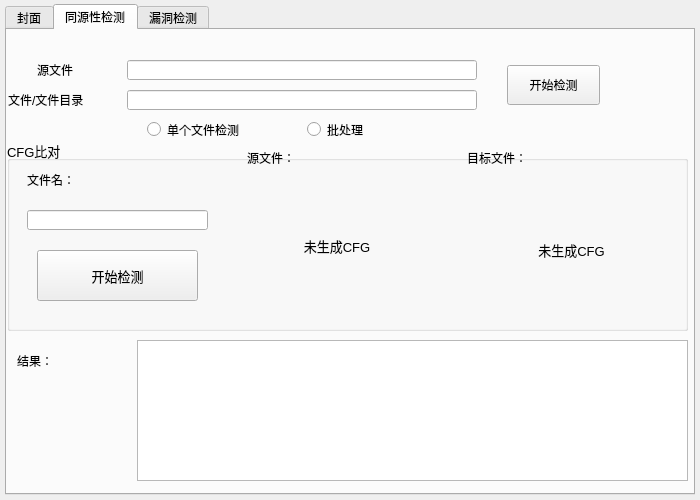
<?xml version="1.0" encoding="UTF-8"?>
<ui version="4.0">
 <class>Form</class>
 <widget class="QWidget" name="Form">
  <property name="geometry">
   <rect>
    <x>0</x>
    <y>0</y>
    <width>700</width>
    <height>500</height>
   </rect>
  </property>
  <property name="windowTitle">
   <string>Form</string>
  </property>
  <widget class="QTabWidget" name="tabWidget">
   <property name="geometry">
    <rect>
     <x>5</x>
     <y>4</y>
     <width>690</width>
     <height>491</height>
    </rect>
   </property>
   <property name="currentIndex">
    <number>1</number>
   </property>
   <widget class="QWidget" name="tab_3">
    <attribute name="title">
     <string>封面</string>
    </attribute>
    <widget class="QLabel" name="label">
     <property name="geometry">
      <rect>
       <x>185</x>
       <y>90</y>
       <width>330</width>
       <height>50</height>
      </rect>
     </property>
     <property name="font">
      <font>
       <family>Microsoft YaHei</family>
       <pointsize>20</pointsize>
       <weight>50</weight>
       <bold>false</bold>
      </font>
     </property>
     <property name="text">
      <string>软 件 安 全 课 程 设 计</string>
     </property>
    </widget>
    <widget class="QLabel" name="label_2">
     <property name="geometry">
      <rect>
       <x>275</x>
       <y>180</y>
       <width>150</width>
       <height>30</height>
      </rect>
     </property>
     <property name="font">
      <font>
       <family>Microsoft YaHei</family>
       <pointsize>12</pointsize>
      </font>
     </property>
     <property name="text">
      <string>IS1701 吴与伦</string>
     </property>
    </widget>
    <widget class="QGroupBox" name="groupBox">
     <property name="geometry">
      <rect>
       <x>110</x>
       <y>270</y>
       <width>480</width>
       <height>130</height>
      </rect>
     </property>
     <property name="font">
      <font>
       <pointsize>10</pointsize>
      </font>
     </property>
     <property name="title">
      <string>功能</string>
     </property>
     <widget class="QPushButton" name="SimiIntro">
      <property name="geometry">
       <rect>
        <x>40</x>
        <y>40</y>
        <width>141</width>
        <height>51</height>
       </rect>
      </property>
      <property name="text">
       <string>同源性检测</string>
      </property>
     </widget>
     <widget class="QPushButton" name="DetectIntro">
      <property name="geometry">
       <rect>
        <x>290</x>
        <y>40</y>
        <width>131</width>
        <height>51</height>
       </rect>
      </property>
      <property name="text">
       <string>漏洞检测</string>
      </property>
     </widget>
    </widget>
   </widget>
   <widget class="QWidget" name="tab_2">
    <attribute name="title">
     <string>同源性检测</string>
    </attribute>
    <widget class="QLabel" name="label_5">
     <property name="geometry">
      <rect>
       <x>30</x>
       <y>30</y>
       <width>72</width>
       <height>20</height>
      </rect>
     </property>
     <property name="text">
      <string>源文件</string>
     </property>
    </widget>
    <widget class="QLabel" name="label_6">
     <property name="geometry">
      <rect>
       <x>1</x>
       <y>60</y>
       <width>101</width>
       <height>20</height>
      </rect>
     </property>
     <property name="text">
      <string>文件/文件目录</string>
     </property>
    </widget>
    <widget class="QLineEdit" name="sourceFile">
     <property name="geometry">
      <rect>
       <x>120</x>
       <y>30</y>
       <width>350</width>
       <height>20</height>
      </rect>
     </property>
    </widget>
    <widget class="QLineEdit" name="DestinationFile">
     <property name="geometry">
      <rect>
       <x>120</x>
       <y>60</y>
       <width>350</width>
       <height>20</height>
      </rect>
     </property>
    </widget>
    <widget class="QPushButton" name="copyRateButton">
     <property name="geometry">
      <rect>
       <x>500</x>
       <y>35</y>
       <width>93</width>
       <height>40</height>
      </rect>
     </property>
     <property name="text">
      <string>开始检测</string>
     </property>
    </widget>
    <widget class="QGroupBox" name="groupBox_2">
     <property name="geometry">
      <rect>
       <x>0</x>
       <y>110</y>
       <width>681</width>
       <height>191</height>
      </rect>
     </property>
     <property name="font">
      <font>
       <pointsize>10</pointsize>
      </font>
     </property>
     <property name="title">
      <string>CFG比对</string>
     </property>
     <widget class="QLabel" name="DES_CFG">
      <property name="geometry">
       <rect>
        <x>469</x>
        <y>29</y>
        <width>191</width>
        <height>161</height>
       </rect>
      </property>
      <property name="text">
       <string>未生成CFG</string>
      </property>
      <property name="alignment">
       <set>Qt::AlignCenter</set>
      </property>
     </widget>
     <widget class="QLabel" name="CFG_SORC">
      <property name="geometry">
       <rect>
        <x>240</x>
        <y>30</y>
        <width>180</width>
        <height>151</height>
       </rect>
      </property>
      <property name="font">
       <font>
        <pointsize>10</pointsize>
       </font>
      </property>
      <property name="text">
       <string>未生成CFG</string>
      </property>
      <property name="alignment">
       <set>Qt::AlignCenter</set>
      </property>
     </widget>
     <widget class="QLabel" name="label_22">
      <property name="geometry">
       <rect>
        <x>240</x>
        <y>10</y>
        <width>72</width>
        <height>15</height>
       </rect>
      </property>
      <property name="font">
       <font>
        <pointsize>9</pointsize>
       </font>
      </property>
      <property name="text">
       <string>源文件：</string>
      </property>
     </widget>
     <widget class="QLabel" name="label_23">
      <property name="geometry">
       <rect>
        <x>460</x>
        <y>10</y>
        <width>72</width>
        <height>15</height>
       </rect>
      </property>
      <property name="font">
       <font>
        <pointsize>9</pointsize>
       </font>
      </property>
      <property name="text">
       <string>目标文件：</string>
      </property>
     </widget>
     <widget class="QLineEdit" name="DeteminateCFG">
      <property name="geometry">
       <rect>
        <x>20</x>
        <y>70</y>
        <width>181</width>
        <height>20</height>
       </rect>
      </property>
     </widget>
     <widget class="QLabel" name="label_24">
      <property name="geometry">
       <rect>
        <x>20</x>
        <y>30</y>
        <width>131</width>
        <height>20</height>
       </rect>
      </property>
      <property name="font">
       <font>
        <pointsize>9</pointsize>
       </font>
      </property>
      <property name="text">
       <string>文件名：</string>
      </property>
     </widget>
     <widget class="QPushButton" name="CFGButton">
      <property name="geometry">
       <rect>
        <x>30</x>
        <y>110</y>
        <width>161</width>
        <height>51</height>
       </rect>
      </property>
      <property name="text">
       <string>开始检测</string>
      </property>
     </widget>
    </widget>
    <widget class="QTextBrowser" name="copyRate">
     <property name="geometry">
      <rect>
       <x>130</x>
       <y>310</y>
       <width>551</width>
       <height>141</height>
      </rect>
     </property>
    </widget>
    <widget class="QLabel" name="label_27">
     <property name="geometry">
      <rect>
       <x>10</x>
       <y>310</y>
       <width>81</width>
       <height>41</height>
      </rect>
     </property>
     <property name="font">
      <font>
       <pointsize>9</pointsize>
      </font>
     </property>
     <property name="text">
      <string>结果：</string>
     </property>
     <property name="textFormat">
      <enum>Qt::AutoText</enum>
     </property>
    </widget>
    <widget class="QRadioButton" name="singleDoc">
     <property name="geometry">
      <rect>
       <x>140</x>
       <y>90</y>
       <width>115</width>
       <height>19</height>
      </rect>
     </property>
     <property name="text">
      <string>单个文件检测</string>
     </property>
    </widget>
    <widget class="QRadioButton" name="batchProcess">
     <property name="geometry">
      <rect>
       <x>300</x>
       <y>90</y>
       <width>115</width>
       <height>19</height>
      </rect>
     </property>
     <property name="text">
      <string>批处理</string>
     </property>
    </widget>
   </widget>
   <widget class="QWidget" name="tab">
    <attribute name="title">
     <string>漏洞检测</string>
    </attribute>
    <widget class="QPushButton" name="startDetect">
     <property name="geometry">
      <rect>
       <x>500</x>
       <y>25</y>
       <width>93</width>
       <height>28</height>
      </rect>
     </property>
     <property name="text">
      <string>开始检测</string>
     </property>
    </widget>
    <widget class="QLabel" name="label_13">
     <property name="geometry">
      <rect>
       <x>30</x>
       <y>30</y>
       <width>72</width>
       <height>20</height>
      </rect>
     </property>
     <property name="text">
      <string>源文件</string>
     </property>
    </widget>
    <widget class="QLineEdit" name="leakDetect">
     <property name="geometry">
      <rect>
       <x>120</x>
       <y>30</y>
       <width>350</width>
       <height>20</height>
      </rect>
     </property>
    </widget>
    <widget class="QTextBrowser" name="DetectResult">
     <property name="geometry">
      <rect>
       <x>120</x>
       <y>130</y>
       <width>470</width>
       <height>271</height>
      </rect>
     </property>
    </widget>
    <widget class="QRadioButton" name="HeapOverflow">
     <property name="geometry">
      <rect>
       <x>240</x>
       <y>60</y>
       <width>115</width>
       <height>19</height>
      </rect>
     </property>
     <property name="text">
      <string>堆溢出检测</string>
     </property>
    </widget>
    <widget class="QRadioButton" name="IntegerWidth">
     <property name="geometry">
      <rect>
       <x>360</x>
       <y>60</y>
       <width>115</width>
       <height>19</height>
      </rect>
     </property>
     <property name="text">
      <string>整数宽度检测</string>
     </property>
    </widget>
    <widget class="QRadioButton" name="IntegerOperate">
     <property name="geometry">
      <rect>
       <x>240</x>
       <y>90</y>
       <width>115</width>
       <height>19</height>
      </rect>
     </property>
     <property name="text">
      <string>整数运算检测</string>
     </property>
    </widget>
    <widget class="QRadioButton" name="IntegerSign">
     <property name="geometry">
      <rect>
       <x>360</x>
       <y>90</y>
       <width>115</width>
       <height>19</height>
      </rect>
     </property>
     <property name="text">
      <string>整数符号检测</string>
     </property>
    </widget>
    <widget class="QRadioButton" name="StackOverFlow">
     <property name="geometry">
      <rect>
       <x>120</x>
       <y>60</y>
       <width>115</width>
       <height>19</height>
      </rect>
     </property>
     <property name="text">
      <string>栈溢出检测</string>
     </property>
    </widget>
    <widget class="QRadioButton" name="formatString">
     <property name="geometry">
      <rect>
       <x>120</x>
       <y>90</y>
       <width>115</width>
       <height>19</height>
      </rect>
     </property>
     <property name="text">
      <string>格式化字符串</string>
     </property>
    </widget>
   </widget>
  </widget>
 </widget>
 <resources/>
 <connections/>
</ui>
